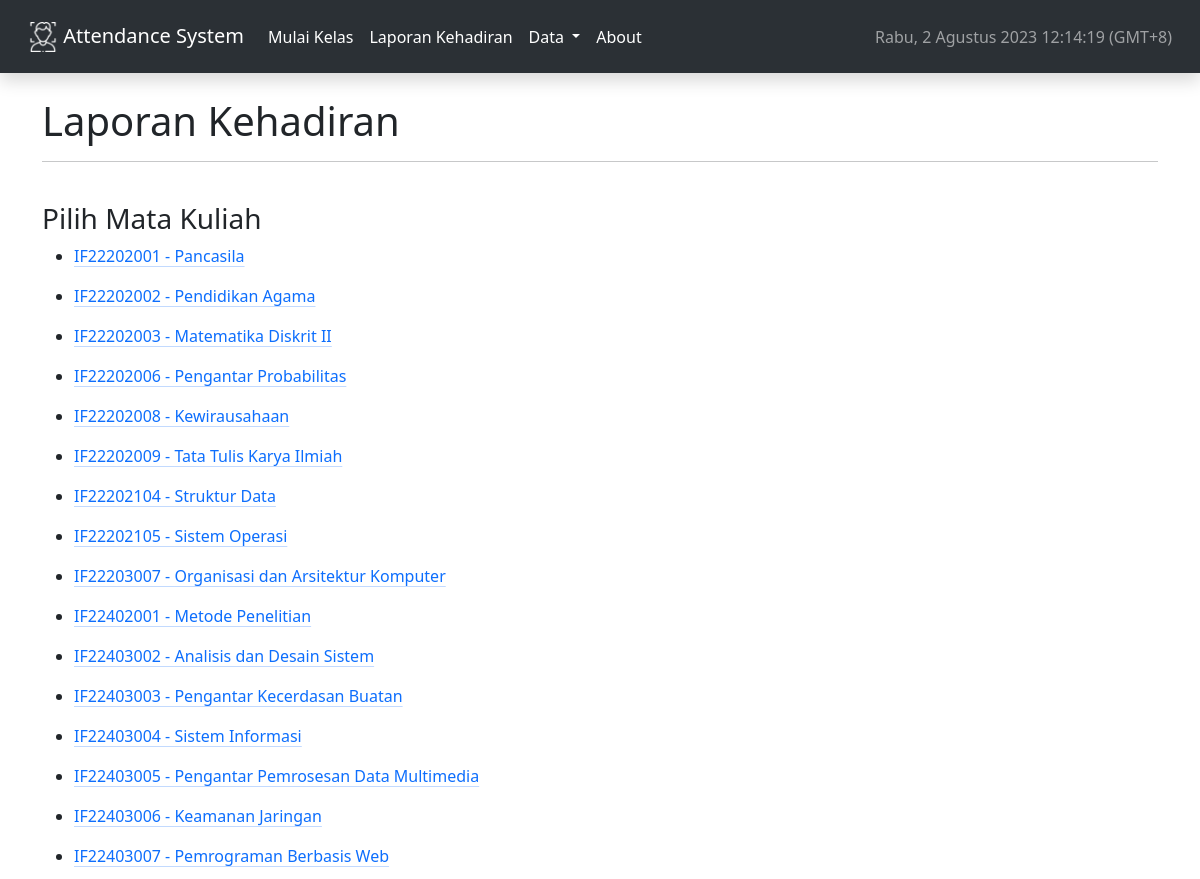
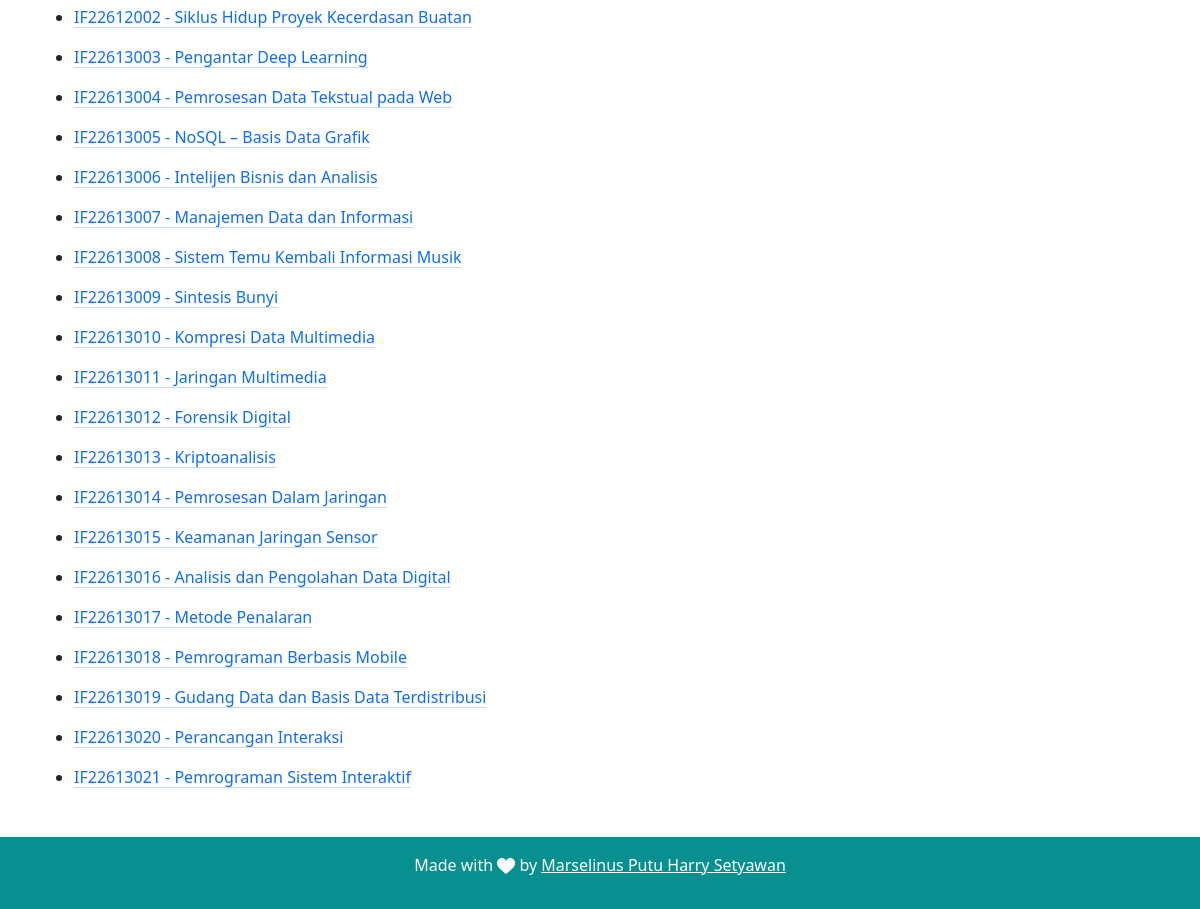
The app's page /laporan-kehadiran/20222023/2 with its own data (2 pictures, top to bottom).
### sistempresensi/models.py (models this page shows, shortened)
class Matkul(db.Model):
    id = db.Column(db.Integer, primary_key=True)
    kode_matkul_group = db.Column(db.String(), unique=True, nullable=False)
    tahun_ajaran = db.Column(db.Integer, nullable=False)
    semester = db.Column(db.Integer, nullable=False)
    kode_matkul = db.Column(db.String(), nullable=False)
    group = db.Column(db.String(), nullable=False, default='A')
    nama_matkul = db.Column(db.String(), nullable=False)
    sks = db.Column(db.Integer, nullable=False)
    dosen = db.Column(db.BigInteger, db.ForeignKey('dosen.nip'), nullable=False)
    hari = db.Column(db.Integer)    # number of weekdays
    jam = db.Column(db.Time())
    ruang = db.Column(db.String)
    total_pertemuan = db.Column(db.Integer, nullable=False, default=0)
    created_at = db.Column(db.DateTime(timezone=True), nullable=False, server_default=func.now())
    data_dosen = db.relationship('Dosen', lazy=True)

### sistempresensi/routes.py (the view)
@app.route("/laporan-kehadiran/<tahun_ajaran>/<semester>")
def laporankehadiran2(tahun_ajaran, semester):
    datas = Matkul.query.group_by(Matkul.kode_matkul).having(Matkul.tahun_ajaran == tahun_ajaran, Matkul.semester
                                                             == semester).order_by(Matkul.kode_matkul).all()
    if not datas:
        return render_template('error.html', e="Tahun ajaran/Semester tidak valid!", title="Error"), 404
    return render_template('laporankehadiran2.html', datas=datas, title="Laporan Kehadiran")

### sistempresensi/templates/laporankehadiran2.html
{% extends "base.html" %}
{% block content %}
<h1>Laporan Kehadiran</h1>
<hr><br>
<h3>Pilih Mata Kuliah</h3>
<ul>
    {% for data in datas %}
    <li>
        <p><a class="link-primary link-offset-2 link-underline-opacity-25 link-underline-opacity-100-hover"
              href="{{data.kode_matkul}}/">{{
            data.kode_matkul }} - {{ data.nama_matkul }}</a></p>
    </li>
    {% endfor %}
</ul>
{% endblock content %}

### records on screen
Matkul: kode_matkul "IF22202001", nama_matkul "Pancasila"
Matkul: kode_matkul "IF22202002", nama_matkul "Pendidikan Agama"
Matkul: kode_matkul "IF22202003", nama_matkul "Matematika Diskrit II"
Matkul: kode_matkul "IF22202006", nama_matkul "Pengantar Probabilitas"
Matkul: kode_matkul "IF22202008", nama_matkul "Kewirausahaan"
Matkul: kode_matkul "IF22202009", nama_matkul "Tata Tulis Karya Ilmiah"
Matkul: kode_matkul "IF22202104", nama_matkul "Struktur Data"
Matkul: kode_matkul "IF22202105", nama_matkul "Sistem Operasi"
Matkul: kode_matkul "IF22203007", nama_matkul "Organisasi dan Arsitektur Komputer"
Matkul: kode_matkul "IF22402001", nama_matkul "Metode Penelitian"
Matkul: kode_matkul "IF22403002", nama_matkul "Analisis dan Desain Sistem"
Matkul: kode_matkul "IF22403003", nama_matkul "Pengantar Kecerdasan Buatan"
Matkul: kode_matkul "IF22403004", nama_matkul "Sistem Informasi"
Matkul: kode_matkul "IF22403005", nama_matkul "Pengantar Pemrosesan Data Multimedia"
Matkul: kode_matkul "IF22403006", nama_matkul "Keamanan Jaringan"
Matkul: kode_matkul "IF22403007", nama_matkul "Pemrograman Berbasis Web"
Matkul: kode_matkul "IF22612002", nama_matkul "Siklus Hidup Proyek Kecerdasan Buatan"
Matkul: kode_matkul "IF22613003", nama_matkul "Pengantar Deep Learning"
Matkul: kode_matkul "IF22613004", nama_matkul "Pemrosesan Data Tekstual pada Web"
Matkul: kode_matkul "IF22613005", nama_matkul "NoSQL – Basis Data Grafik"
Matkul: kode_matkul "IF22613006", nama_matkul "Intelijen Bisnis dan Analisis"
Matkul: kode_matkul "IF22613007", nama_matkul "Manajemen Data dan Informasi"
Matkul: kode_matkul "IF22613008", nama_matkul "Sistem Temu Kembali Informasi Musik"
Matkul: kode_matkul "IF22613009", nama_matkul "Sintesis Bunyi"
Matkul: kode_matkul "IF22613010", nama_matkul "Kompresi Data Multimedia"
Matkul: kode_matkul "IF22613011", nama_matkul "Jaringan Multimedia"
Matkul: kode_matkul "IF22613012", nama_matkul "Forensik Digital"
Matkul: kode_matkul "IF22613013", nama_matkul "Kriptoanalisis"
Matkul: kode_matkul "IF22613014", nama_matkul "Pemrosesan Dalam Jaringan"
Matkul: kode_matkul "IF22613015", nama_matkul "Keamanan Jaringan Sensor"
Matkul: kode_matkul "IF22613016", nama_matkul "Analisis dan Pengolahan Data Digital"
Matkul: kode_matkul "IF22613017", nama_matkul "Metode Penalaran"
Matkul: kode_matkul "IF22613018", nama_matkul "Pemrograman Berbasis Mobile"
Matkul: kode_matkul "IF22613019", nama_matkul "Gudang Data dan Basis Data Terdistribusi"
Matkul: kode_matkul "IF22613020", nama_matkul "Perancangan Interaksi"
Matkul: kode_matkul "IF22613021", nama_matkul "Pemrograman Sistem Interaktif"
